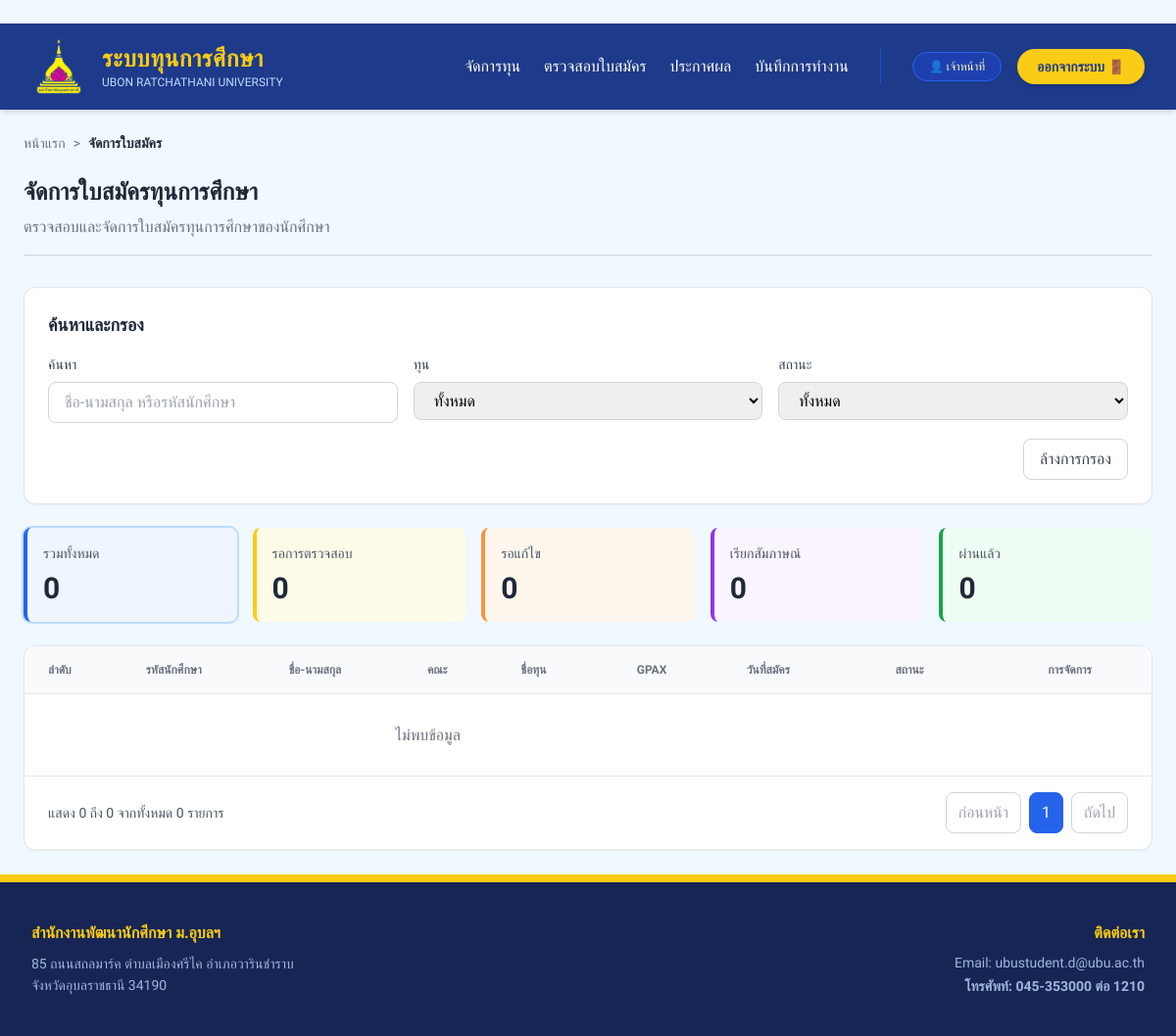
The page /officer/applications on the database as committed earlier.
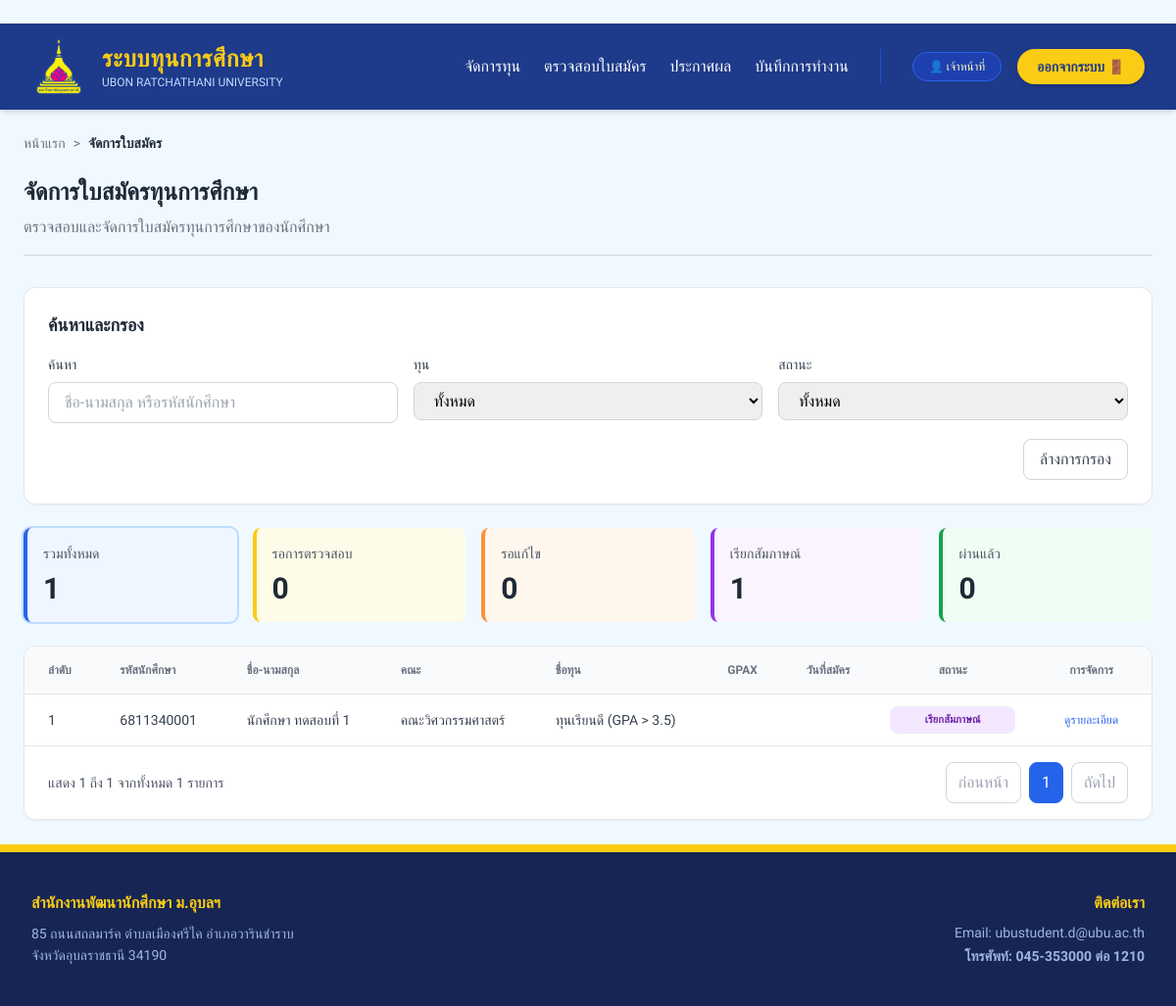
The same page on the database as committed later.
### models.py (models this page shows, shortened)
class Application(db.Model):
    __tablename__ = 'application'
    id = db.Column(db.String, primary_key=True)
    student_id = db.Column(db.String(20), nullable=False)
    student_name = db.Column(db.String(100))
    faculty = db.Column(db.String(100))
    scholarship_id = db.Column(db.String(20), db.ForeignKey('scholarship.id'), nullable=False)
    status = db.Column(db.String(20), default='รอตรวจสอบ')
    reviewing_by = db.Column(db.String(50))
    reviewing_at = db.Column(db.DateTime)
    status_description = db.Column(db.Text)
    is_scored = db.Column(db.Boolean, default=False)
    total_score = db.Column(db.Integer, default=0)

class Scholarship(db.Model):
    __tablename__ = 'scholarship'
    id = db.Column(db.String(20), primary_key=True)
    name = db.Column(db.String(100), nullable=False) # ชื่อทุน
    quota = db.Column(db.Integer, default=0) # จำนวนกี่ทุน
    amount = db.Column(db.Float, nullable=True) # ทุนละเท่าไหร่
    category = db.Column(db.String(50)) # ประเภทของทุน (เช่น ทุนภายใน/ภายนอก)
    start_date = db.Column(db.Date) # วันที่เปิดรับสมัคร
    end_date = db.Column(db.Date) # วันที่ปิดรับสมัคร
    provider = db.Column(db.String(100)) # หน่วยงานของทุนนั้นๆ
    min_gpax = db.Column(db.Float, nullable=True)
    income_cap = db.Column(db.Float, nullable=True) # กำหนดเพดานรายได้ (ถ้ามี)
    status = db.Column(db.String(20), default='open')  # สถานะของทุน open(เปิดรับ),checking=close(กำลังตรวจสอบ,ปิดทุน), interview(รายชื่อสัมภาษณ์), announce(รายชื่อได้รับทุน)
    interview_file_url = db.Column(db.String(500))    # ลิงก์ไฟล์ประกาศสัมภาษณ์
    announce_file_url = db.Column(db.String(500))     # ลิงก์ไฟล์ประกาศคนได้ทุน
    faculty_condition = db.Column(db.String(100), nullable=True) # หรือเป็น Text ก็ได้
    criteria = db.relationship('Criterion', backref='scholarship', lazy=True)
    applications = db.relationship('Application', backref='scholarship', lazy=True)

### routes/officer_routes.py (the view)
@officer_bp.route('/applications')
def applications():
    status_filter = request.args.get('status')
    allowed_statuses = {'pending', 'reviewing', 'needs_edit', 'interview', 'approved'}
    if status_filter not in allowed_statuses:
        status_filter = None
    applications_query = Application.query
    if status_filter:
        applications_query = applications_query.filter_by(status=status_filter)
    all_applications = applications_query.all()
    scholarships = Scholarship.query.all()
    pending_count = Application.query.filter_by(status='pending').count()
    approved_count = Application.query.filter_by(status='approved').count()
    interview_count = Application.query.filter_by(status='interview').count()
    needs_edit_count = Application.query.filter_by(status='needs_edit').count()
    total_count = Application.query.count()
    page = 1
    per_page = 10
    total_pages = (len(all_applications) + per_page - 1) // per_page
    start_index = (page - 1) * per_page + 1 if all_applications else 0
    end_index = min(page * per_page, len(all_applications)) if all_applications else 0
    return render_template('officer/applications.html',
                         applications=all_applications,
                         scholarships=scholarships,
                         pending_count=pending_count,
                         approved_count=approved_count,
                         interview_count=interview_count,
                         total_count=total_count,
                         needs_edit_count=needs_edit_count,
                         page=page, per_page=per_page, total_pages=total_pages,
                         start_index=start_index, end_index=end_index,
                         selected_status=status_filter)

### templates/officer/applications.html (shortened to what the changed rows need)
{% extends "layouts/base_officer.html" %}
{% block content %}
<div class="max-w-7xl mx-auto p-6">
    <div class="mb-8 pb-4 border-b border-gray-300">
        <h1 class="text-2xl font-bold text-gray-800 mb-2">จัดการใบสมัครทุนการศึกษา</h1>
    </div>
    <div class="bg-white rounded-xl border border-gray-200 shadow-sm p-6 mb-6">
        <h2 class="text-lg font-bold text-gray-800 mb-4">ค้นหาและกรอง</h2>
    </div>
    <div class="grid grid-cols-1 md:grid-cols-5 gap-4 mb-6">
        <a href="{{ url_for('officer.applications') }}" class="block bg-blue-50 border-l-4 border-blue-600 rounded-lg p-4 transition hover:shadow-sm{% if not selected_status %} ring-2 ring-blue-200{% endif %}">
            <p class="text-sm text-gray-600 font-medium">รวมทั้งหมด</p>
            <h3 class="text-3xl font-bold text-gray-800 mt-2">{{ total_count }}</h3>
        </a>
        <a href="{{ url_for('officer.applications', status='interview') }}" class="block bg-purple-50 border-l-4 border-purple-600 rounded-lg p-4 transition hover:shadow-sm">
            <p class="text-sm text-gray-600 font-medium">เรียกสัมภาษณ์</p>
            <h3 class="text-3xl font-bold text-gray-800 mt-2">{{ interview_count }}</h3>
        </a>
    </div>
    <div class="bg-white shadow-sm rounded-xl border border-gray-200 overflow-hidden">
        <div class="overflow-hidden">
            <table class="w-full table-auto divide-y divide-gray-200">
                <thead class="bg-gray-50">
                    <tr>
                        <th class="px-6 py-4 text-left text-xs font-bold text-gray-500 uppercase">ลำดับ</th>
                        <th class="px-6 py-4 text-left text-xs font-bold text-gray-500 uppercase">รหัสนักศึกษา</th>
                        <th class="px-6 py-4 text-left text-xs font-bold text-gray-500 uppercase whitespace-nowrap">ชื่อ-นามสกุล</th>
                        <th class="px-6 py-4 text-left text-xs font-bold text-gray-500 uppercase whitespace-nowrap">คณะ</th>
                        <th class="px-6 py-4 text-left text-xs font-bold text-gray-500 uppercase whitespace-nowrap">ชื่อทุน</th>
                        <th class="px-6 py-4 text-center text-xs font-bold text-gray-500 uppercase">GPAX</th>
                        <th class="px-6 py-4 text-center text-xs font-bold text-gray-500 uppercase">วันที่สมัคร</th>
                        <th class="px-6 py-4 text-center text-xs font-bold text-gray-500 uppercase w-40 min-w-[160px]">สถานะ</th>
                        <th class="px-6 py-4 text-center text-xs font-bold text-gray-500 uppercase min-w-[120px]">การจัดการ</th>
                    </tr>
                </thead>
                <tbody class="bg-white divide-y divide-gray-100">
                    {% for application in applications %}
                    <tr class="hover:bg-gray-50 transition">
                        <td class="px-6 py-4 whitespace-nowrap text-sm text-gray-700 font-medium">{{ loop.index }}</td>
                        <td class="px-6 py-4 whitespace-nowrap text-sm text-gray-700">{{ application.student_id }}</td>
                        <td class="px-6 py-4 whitespace-nowrap text-sm text-gray-700">{{ application.student_name }}</td>
                        <td class="px-6 py-4 whitespace-nowrap text-sm text-gray-700">{{ application.faculty }}</td>
                        <td class="px-6 py-4 whitespace-nowrap text-sm text-gray-700">{{ application.scholarship.name }}</td>
                        <td class="px-6 py-4 whitespace-nowrap text-sm text-center text-gray-700">{{ application.gpa }}</td>
                        <td class="px-6 py-4 whitespace-nowrap text-sm text-center text-gray-700">{{ application.application_date }}</td>
                        <td class="px-4 py-3 whitespace-nowrap text-sm text-center w-40 min-w-[160px]">
                            {% if application.status == 'pending' %}
                            <span class="block w-full px-2 py-1 text-[11px] font-semibold rounded-lg bg-yellow-100 text-yellow-800 truncate">รอการตรวจสอบ</span>
                            {% elif application.status == 'reviewing' %}
                            <span class="block w-full px-2 py-1 text-[11px] font-semibold rounded-lg bg-blue-100 text-blue-800 truncate">กำลังตรวจสอบ</span>
                            {% elif application.status == 'needs_edit' %}
                            <span class="block w-full px-2 py-1 text-[11px] font-semibold rounded-lg bg-orange-100 text-orange-800 truncate">รอแก้ไข</span>
                            {% elif application.status == 'interview' %}
                            <span class="block w-full px-2 py-1 text-[11px] font-semibold rounded-lg bg-purple-100 text-purple-800 truncate">เรียกสัมภาษณ์</span>
                            {% elif application.status == 'approved' %}
                            <span class="block w-full px-2 py-1 text-[11px] font-semibold rounded-lg bg-green-100 text-green-800 truncate">ผ่านแล้ว</span>
                            {% endif %}
                        </td>
                        <td class="px-6 py-4 whitespace-nowrap text-center text-xs font-medium min-w-[120px]">
                            <a href="{{ url_for('officer.view_application', application_id=application.id) }}" class="text-blue-600 hover:text-blue-800 font-medium">ดูรายละเอียด</a>
                        </td>
                    </tr>
                    {% else %}
                    <tr>
                        <td colspan="7" class="px-6 py-8 text-center text-gray-500">ไม่พบข้อมูล</td>
                    </tr>
                    {% endfor %}
                </tbody>
            </table>
        </div>
        <div class="bg-white px-6 py-4 border-t border-gray-200 flex justify-between items-center">
            <div class="text-sm text-gray-600">
                แสดง {{ start_index }} ถึง {{ end_index }} จากทั้งหมด {{ applications|length }} รายการ
            </div>
            <div class="flex gap-2">
                {% if page > 1 %}
                <a href="?page=1" class="px-3 py-2 border border-gray-300 rounded-lg text-gray-700 hover:bg-gray-50 transition">ก่อนหน้า</a>
                {% else %}
                <button disabled class="px-3 py-2 border border-gray-300 rounded-lg text-gray-400 cursor-not-allowed">ก่อนหน้า</button>
                {% endif %}
                <button class="px-3 py-2 border border-blue-600 bg-blue-600 text-white rounded-lg transition">{{ page }}</button>
                {% if page < total_pages %}
                <a href="?page={{ page + 1 }}" class="px-3 py-2 border border-gray-300 rounded-lg text-gray-700 hover:bg-gray-50 transition">ถัดไป</a>
                {% else %}
                <button disabled class="px-3 py-2 border border-gray-300 rounded-lg text-gray-400 cursor-not-allowed">ถัดไป</button>
                {% endif %}
            </div>
        </div>
    </div>
</div>
{% endblock %}

Rows that differ between the two databases and show on the page:
added Application: student_id "6811340001", student_name "นักศึกษา ทดสอบที่ 1", faculty "คณะวิศวกรรมศาสตร์", scholarship.name "ทุนเรียนดี (GPA > 3.5)", status "เรียกสัมภาษณ์"
Other text that changed with them:
{{ total_count }}: "0" → "1"
{{ interview_count }}: "0" → "1"
{{ start_index }}: "0" → "1"
{{ end_index }}: "0" → "1"
{{ applications|length }}: "0" → "1"
text no longer shown: "ไม่พบข้อมูล"
